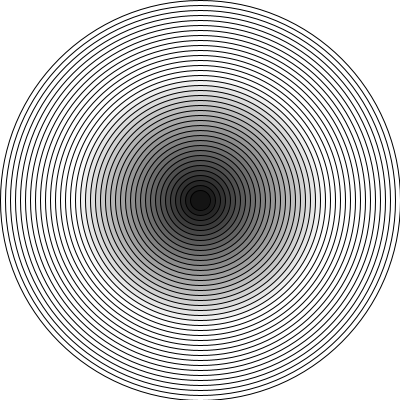
Frame 1 (no input)
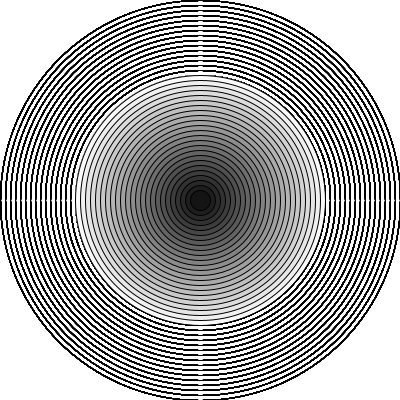
Frame 60 (the mouse pressed at the canvas centre just before this capture)
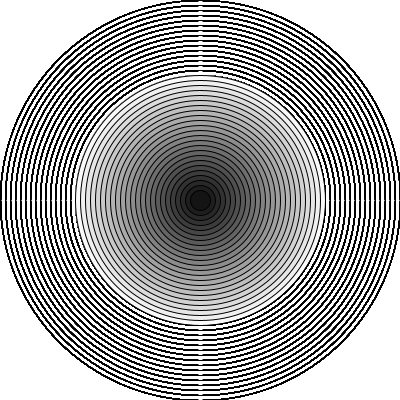
Frame 120 (the mouse held since frame 60 and released just before this capture)

The Processing sketch that drew these frames (run headless with seeded random() and noise(); from frame 60 on, the mouse is pressed at the canvas centre):

// Processing sketch: CircleFor
// ── CircleFor.pde
float circleX;
float circleY;

void setup() {
  circleX = width/2;
  circleY = height/2;
  size(400, 400);
  background(255);
}

void draw() {
  for (int i=400; i > 10; i-=10) {
    fill(i);
    stroke(0);
    ellipse(circleX, circleY, i, i);
  }
}
